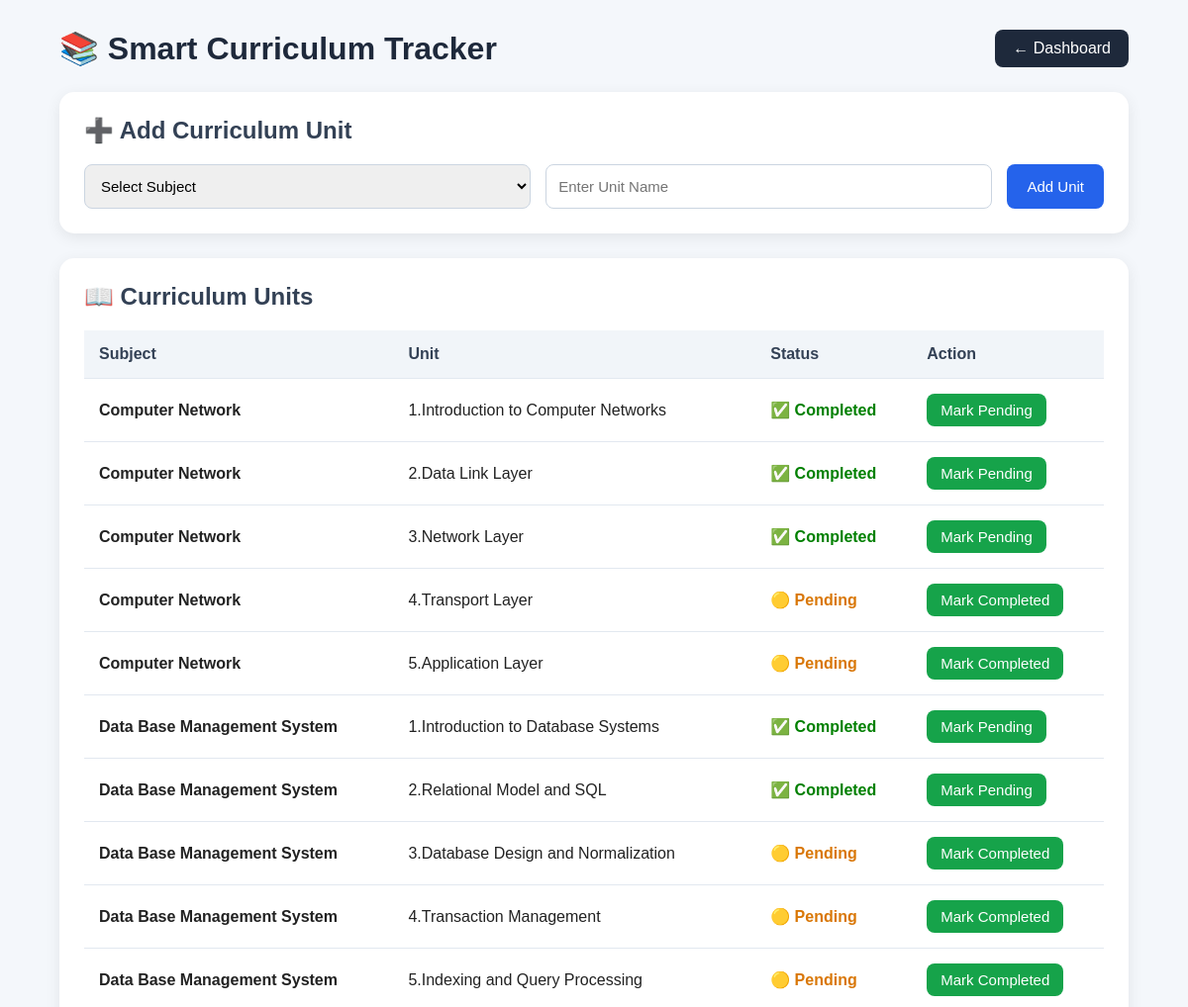
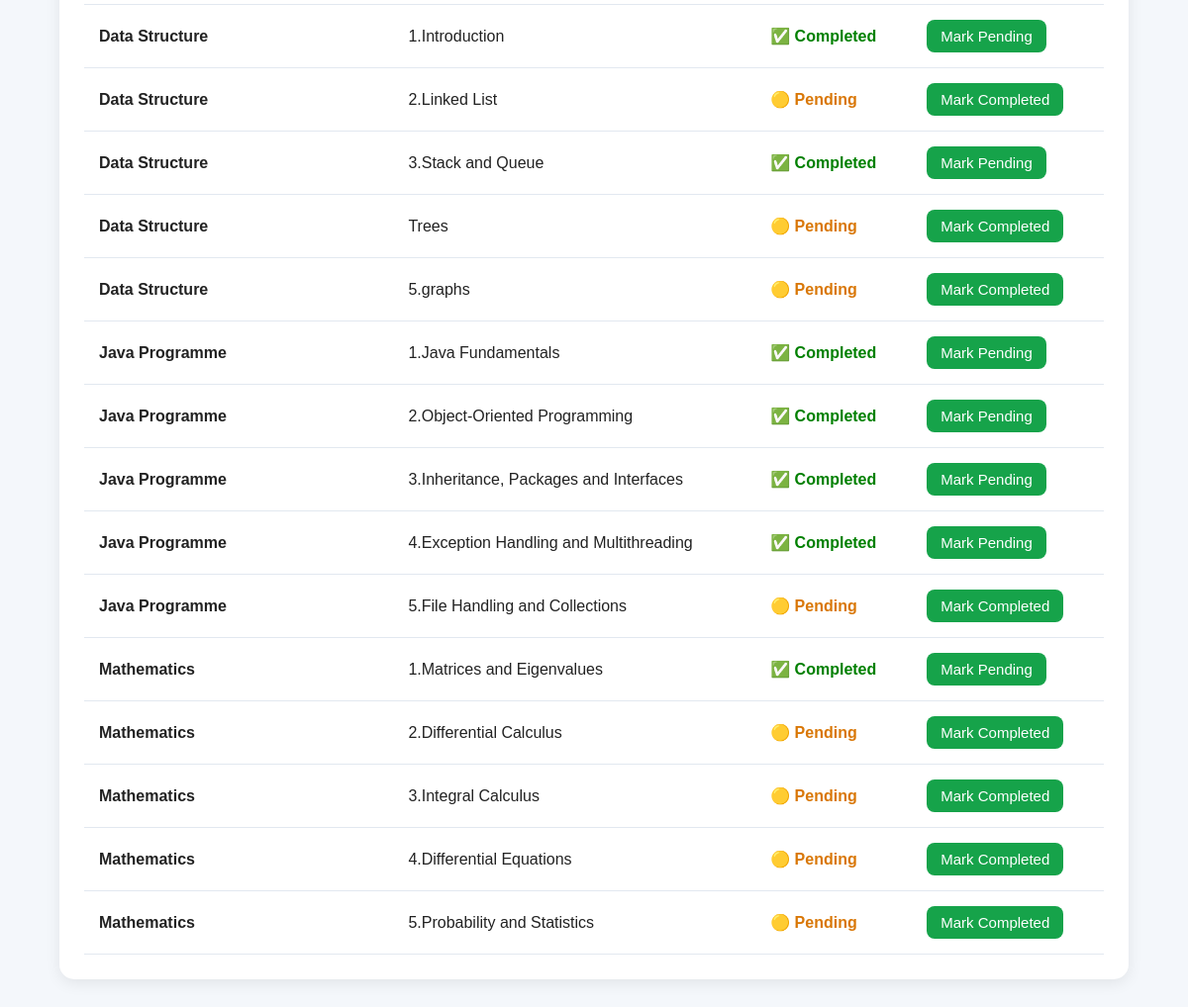
Screenshot of /curriculum (signed in) with the database file from the repository (2 pictures, top to bottom).
### tables this page shows
CREATE TABLE curriculum (
            id INTEGER PRIMARY KEY AUTOINCREMENT,
            subject_id INTEGER NOT NULL,
            unit_name TEXT NOT NULL,
            status TEXT DEFAULT 'Pending',
            FOREIGN KEY(subject_id) REFERENCES subjects(id)
        );

CREATE TABLE subjects (
            id INTEGER PRIMARY KEY AUTOINCREMENT,
            subject_name TEXT NOT NULL,
            subject_code TEXT UNIQUE NOT NULL
        );

### app.py (the view, shortened to what this page needs)
@app.route("/curriculum", methods=["GET", "POST"])
@role_required("admin", "faculty")
def curriculum():
    conn = get_db()
    cursor = conn.cursor()
    curriculum_data = cursor.execute("""
        SELECT

            curriculum.id,

            subjects.subject_name,

            curriculum.unit_name,

            curriculum.status

        FROM curriculum

        JOIN subjects

            ON curriculum.subject_id =
               subjects.id

        ORDER BY subjects.subject_name
    """).fetchall()
    subjects_data = cursor.execute("""
        SELECT *
        FROM subjects
        ORDER BY subject_name
    """).fetchall()
    conn.close()
    return render_template(
        "curriculum.html",
        curriculum=curriculum_data,
        subjects=subjects_data
    )

### app.py (called while the page is built, shortened)
def get_db():
    conn = sqlite3.connect(DATABASE)
    conn.row_factory = sqlite3.Row
    conn.execute("PRAGMA foreign_keys = ON")
    return conn

def role_required(*allowed_roles):
    def decorator(function):
        @wraps(function)
        def wrapper(*args, **kwargs):
            if not session.get("logged_in"):
                return redirect("/login")
            return function(*args, **kwargs)
        return wrapper
    return decorator

### templates/curriculum.html (shortened to what this page needs)
<!DOCTYPE html>
<html lang="en">
<head>
</head>
<body>
<div class="container">
    <div class="top">
        <h1>📚 Smart Curriculum Tracker</h1>
        <a href="/dashboard" class="back">
            ← Dashboard
        </a>
    </div>
    <div class="card">
        <h2>➕ Add Curriculum Unit</h2>
        <form method="POST">
            <select name="subject_id" required>
                <option value="">Select Subject</option>
            </select>
            <input
                type="text"
                name="unit_name"
                placeholder="Enter Unit Name"
                required
            >
            <button type="submit">
                Add Unit
            </button>
        </form>
    </div>
    <div class="card">
        <h2>📖 Curriculum Units</h2>
        {% if curriculum %}
        <table>
            <thead>
                <tr>
                    <th>Subject</th>
                    <th>Unit</th>
                    <th>Status</th>
                    <th>Action</th>
                </tr>
            </thead>
            <tbody>
                {% for unit in curriculum %}
                <tr>
                    <td>
                        <strong>
                            {{ unit.subject_name }}
                        </strong>
                    </td>
                    <td>
                        {{ unit.unit_name }}
                    </td>
                    <td>
                        {% if unit.status == "Completed" %}
                            <span class="completed">
                                ✅ Completed
                            </span>
                        {% else %}
                            <span class="pending">
                                🟡 Pending
                            </span>
                        {% endif %}
                    </td>
                    <td>
                        <a href="/curriculum/update/{{ unit.id }}">
                            {% if unit.status == "Completed" %}
                                <button class="status-btn">
                                    Mark Pending
                                </button>
                            {% else %}
                                <button class="status-btn">
                                    Mark Completed
                                </button>
                            {% endif %}
                        </a>
                    </td>
                </tr>
                {% endfor %}
            </tbody>
        </table>
        {% else %}
            <p>
                No curriculum units added yet.
            </p>
        {% endif %}
    </div>
</div>
</body>
</html>

### templates/curriculum.html (style rules this page uses)
* { box-sizing: border-box; margin: 0; padding: 0; font-family: Arial, sans-serif; }
body { background: #f4f7fb; color: #222; }
.container { width: 90%; max-width: 1200px; margin: 30px auto; }
.top { display: flex; justify-content: space-between; align-items: center; margin-bottom: 25px; }
.top h1 { color: #1e293b; }
.back { text-decoration: none; background: #1e293b; color: white; padding: 10px 18px; border-radius: 8px; }
.card { background: white; padding: 25px; border-radius: 15px; margin-bottom: 25px; box-shadow: 0 4px 15px rgba(0,0,0,0.08); }
.card h2 { margin-bottom: 20px; color: #334155; }
form { display: grid; grid-template-columns: 1fr 1fr auto; gap: 15px; }
input, select { padding: 12px; border: 1px solid #cbd5e1; border-radius: 8px; font-size: 15px; }
button { border: none; background: #2563eb; color: white; padding: 12px 20px; border-radius: 8px; cursor: pointer; font-size: 15px; }
table { width: 100%; border-collapse: collapse; }
th, td { padding: 15px; border-bottom: 1px solid #e2e8f0; text-align: left; }
th { background: #f1f5f9; color: #334155; }
.completed { color: green; font-weight: bold; }
.pending { color: #d97706; font-weight: bold; }
.status-btn { background: #16a34a; padding: 8px 14px; }

### rows the page displays
curriculum: subject_name "Computer Network", unit_name "1.Introduction to Computer Networks", status "✅ Completed"
curriculum: subject_name "Computer Network", unit_name "2.Data Link Layer", status "✅ Completed"
curriculum: subject_name "Computer Network", unit_name "3.Network Layer", status "✅ Completed"
curriculum: subject_name "Computer Network", unit_name "4.Transport Layer", status "🟡 Pending"
curriculum: subject_name "Computer Network", unit_name "5.Application Layer", status "🟡 Pending"
curriculum: subject_name "Data Base Management System", unit_name "1.Introduction to Database Systems", status "✅ Completed"
curriculum: subject_name "Data Base Management System", unit_name "2.Relational Model and SQL", status "✅ Completed"
curriculum: subject_name "Data Base Management System", unit_name "3.Database Design and Normalization", status "🟡 Pending"
curriculum: subject_name "Data Base Management System", unit_name "4.Transaction Management", status "🟡 Pending"
curriculum: subject_name "Data Base Management System", unit_name "5.Indexing and Query Processing", status "🟡 Pending"
curriculum: subject_name "Data Structure", unit_name "1.Introduction", status "✅ Completed"
curriculum: subject_name "Data Structure", unit_name "2.Linked List", status "🟡 Pending"
curriculum: subject_name "Data Structure", unit_name "3.Stack and Queue", status "✅ Completed"
curriculum: subject_name "Data Structure", unit_name "Trees", status "🟡 Pending"
curriculum: subject_name "Data Structure", unit_name "5.graphs", status "🟡 Pending"
curriculum: subject_name "Java Programme", unit_name "1.Java Fundamentals", status "✅ Completed"
curriculum: subject_name "Java Programme", unit_name "2.Object-Oriented Programming", status "✅ Completed"
curriculum: subject_name "Java Programme", unit_name "3.Inheritance, Packages and Interfaces", status "✅ Completed"
curriculum: subject_name "Java Programme", unit_name "4.Exception Handling and Multithreading", status "✅ Completed"
curriculum: subject_name "Java Programme", unit_name "5.File Handling and Collections", status "🟡 Pending"
curriculum: subject_name "Mathematics", unit_name "1.Matrices and Eigenvalues", status "✅ Completed"
curriculum: subject_name "Mathematics", unit_name "2.Differential Calculus", status "🟡 Pending"
curriculum: subject_name "Mathematics", unit_name "3.Integral Calculus", status "🟡 Pending"
curriculum: subject_name "Mathematics", unit_name "4.Differential Equations", status "🟡 Pending"
curriculum: subject_name "Mathematics", unit_name "5.Probability and Statistics", status "🟡 Pending"
